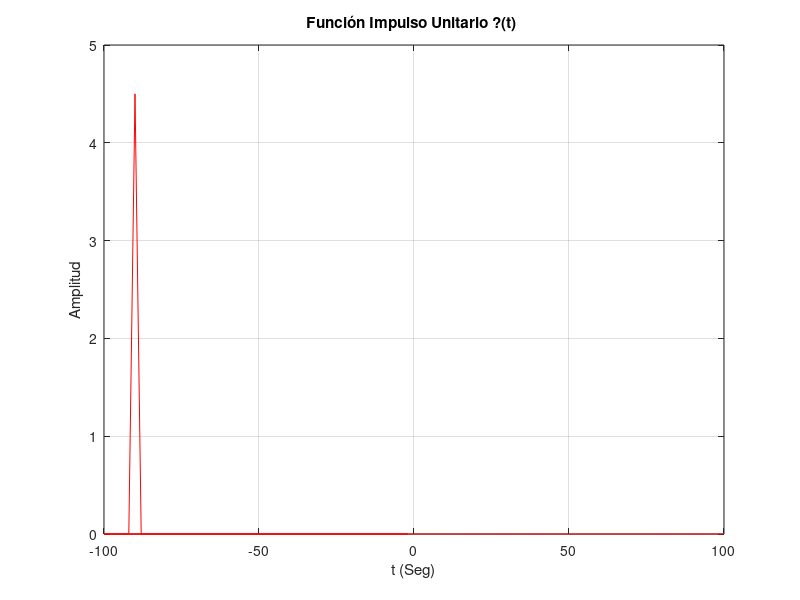

The MATLAB script that drew this image:
# Unitario Continuo:
fs = 0.5;    # velocidad de repetición de las muestras
tmax=100;   # límite superior de la escala de tiempo
tmin=-100;  # límite inferior de la escala de tiempo
w = (1/fs); # ancho del pulso aproximado
ts = [tmin:1/fs:-w -100 w:1/fs:tmax];# rango de la escala de #tiempo 
# número de muestras en el tiempo
x =[zeros(1,(abs(tmin)*fs)-45) 4.5 zeros(1,(abs(tmax)*fs)+45)];
# Gráfica de la función impulso unitario
plot(ts,x,'r'); 
xlabel('t (Seg)'); 
ylabel('Amplitud');
title('Función Impulso Unitario ?(t) ');
grid on;
